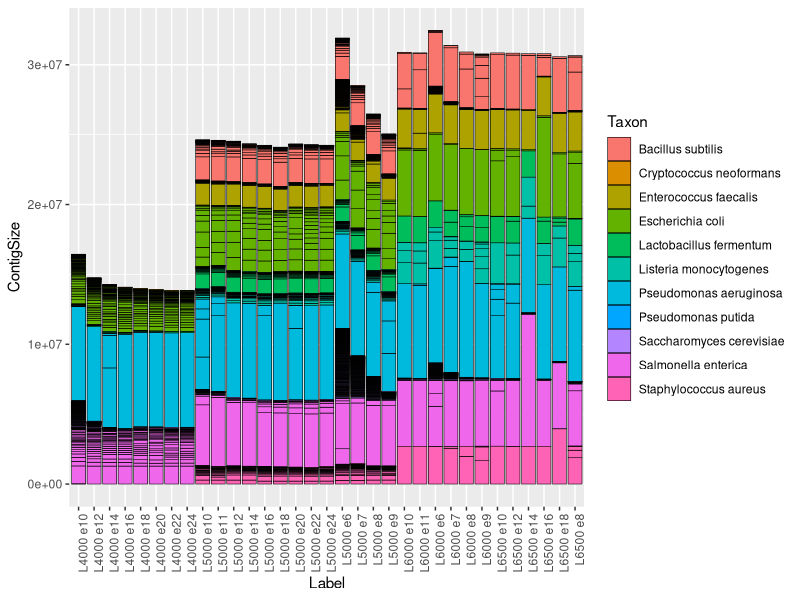
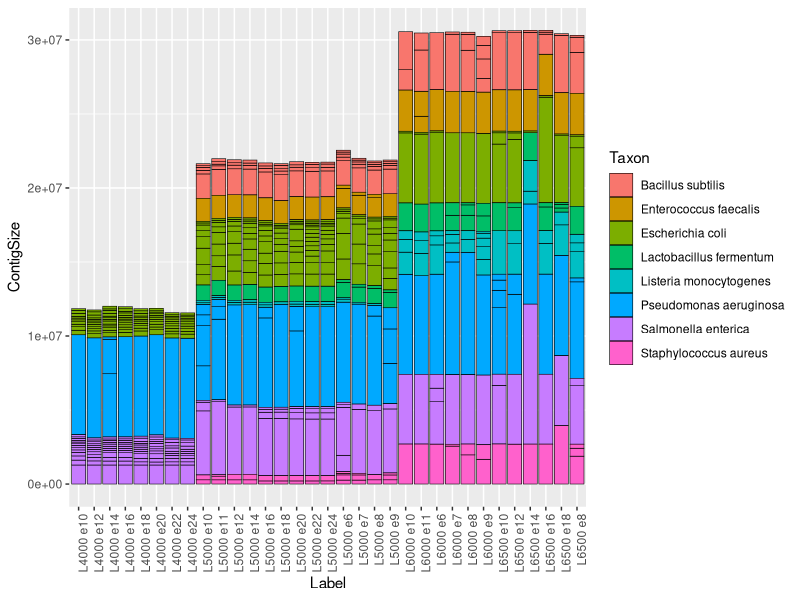

These charts were generated, in order, by the following R code:
## ---- chunk 1
library(tidyverse)
## ---- chunk 2
setwd('~/work/mockcommunity/analysis/wtdbg2')
## ---- chunk 3
assemblies=read_tsv('krakenreport.txt')
## ---- chunk 4
assemblies = assemblies %>% mutate(Label=paste(Limit,Overlaps))
ggplot(assemblies,aes(x=Label, y=ContigSize, fill=Taxon)) + geom_bar(stat="identity", colour="black", size=0.2) +theme(axis.text.x = element_text(angle = 90, hjust = 1))
## ---- chunk 5
assemblies = assemblies %>% mutate(Label=paste(Limit,Overlaps))
ggplot(assemblies %>% filter(ContigSize>100000),aes(x=Label, y=ContigSize, fill=Taxon)) + geom_bar(stat="identity", colour="black", size=0.2) +theme(axis.text.x = element_text(angle = 90, hjust = 1))
